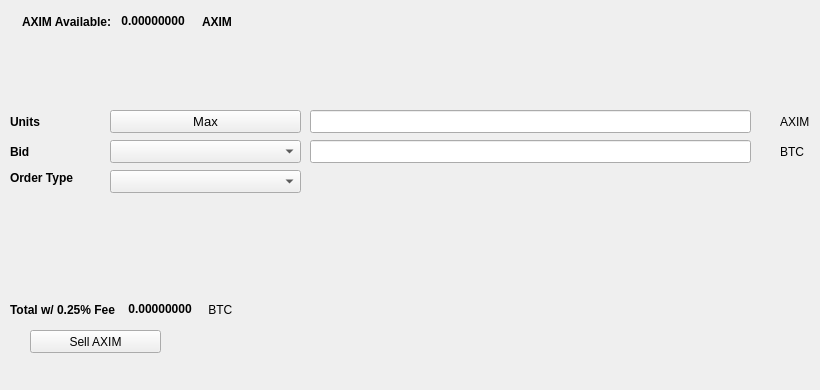
   <widget class="QWidget" name="SellTab">
    <attribute name="title">
     <string>Sell</string>
    </attribute>
    <widget class="QLabel" name="label_16">
     <property name="geometry">
      <rect>
       <x>780</x>
       <y>140</y>
       <width>31</width>
       <height>23</height>
      </rect>
     </property>
     <property name="text">
      <string>BTC</string>
     </property>
    </widget>
    <widget class="QComboBox" name="SellBidcomboBox">
     <property name="geometry">
      <rect>
       <x>110</x>
       <y>140</y>
       <width>191</width>
       <height>23</height>
      </rect>
     </property>
     <property name="font">
      <font>
       <pointsize>10</pointsize>
      </font>
     </property>
    </widget>
    <widget class="QLabel" name="label_18">
     <property name="geometry">
      <rect>
       <x>10</x>
       <y>110</y>
       <width>46</width>
       <height>23</height>
      </rect>
     </property>
     <property name="font">
      <font>
       <weight>75</weight>
       <bold>true</bold>
      </font>
     </property>
     <property name="text">
      <string>Units</string>
     </property>
    </widget>
    <widget class="QPushButton" name="Sell_Max_Amount">
     <property name="geometry">
      <rect>
       <x>110</x>
       <y>110</y>
       <width>191</width>
       <height>23</height>
      </rect>
     </property>
     <property name="font">
      <font>
       <pointsize>10</pointsize>
      </font>
     </property>
     <property name="text">
      <string>Max</string>
     </property>
    </widget>
    <widget class="QLabel" name="label_20">
     <property name="geometry">
      <rect>
       <x>10</x>
       <y>170</y>
       <width>91</width>
       <height>16</height>
      </rect>
     </property>
     <property name="font">
      <font>
       <weight>75</weight>
       <bold>true</bold>
      </font>
     </property>
     <property name="text">
      <string>Order Type</string>
     </property>
    </widget>
    <widget class="QComboBox" name="SellOrdertypeCombo">
     <property name="geometry">
      <rect>
       <x>110</x>
       <y>170</y>
       <width>191</width>
       <height>23</height>
      </rect>
     </property>
     <property name="font">
      <font>
       <pointsize>10</pointsize>
      </font>
     </property>
    </widget>
    <widget class="QLabel" name="label_21">
     <property name="geometry">
      <rect>
       <x>10</x>
       <y>140</y>
       <width>46</width>
       <height>23</height>
      </rect>
     </property>
     <property name="font">
      <font>
       <weight>75</weight>
       <bold>true</bold>
      </font>
     </property>
     <property name="text">
      <string>Bid</string>
     </property>
    </widget>
    <widget class="QLabel" name="label_22">
     <property name="geometry">
      <rect>
       <x>780</x>
       <y>110</y>
       <width>31</width>
       <height>23</height>
      </rect>
     </property>
     <property name="text">
      <string>AXIM</string>
     </property>
    </widget>
    <widget class="QLineEdit" name="UnitsInputAXIM">
     <property name="geometry">
      <rect>
       <x>310</x>
       <y>110</y>
       <width>441</width>
       <height>23</height>
      </rect>
     </property>
     <property name="font">
      <font>
       <pointsize>9</pointsize>
       <weight>75</weight>
       <bold>true</bold>
      </font>
     </property>
    </widget>
    <widget class="QLineEdit" name="SellBidPriceEdit">
     <property name="geometry">
      <rect>
       <x>310</x>
       <y>140</y>
       <width>441</width>
       <height>23</height>
      </rect>
     </property>
     <property name="font">
      <font>
       <pointsize>9</pointsize>
       <weight>75</weight>
       <bold>true</bold>
      </font>
     </property>
    </widget>
    <widget class="QPushButton" name="SellAXIMBTN">
     <property name="geometry">
      <rect>
       <x>30</x>
       <y>330</y>
       <width>131</width>
       <height>23</height>
      </rect>
     </property>
     <property name="text">
      <string>Sell AXIM</string>
     </property>
     <property name="icon">
      <iconset resource="../axim">
       <normaloff>:/icons/bitcoin</normaloff>:/icons/bitcoin</iconset>
     </property>
    </widget>
    <widget class="QWidget" name="layoutWidget3">
     <property name="geometry">
      <rect>
       <x>22</x>
       <y>12</y>
       <width>258</width>
       <height>19</height>
      </rect>
     </property>
     <layout class="QHBoxLayout" name="horizontalLayout">
      <item>
       <widget class="QLabel" name="label232_2">
        <property name="font">
         <font>
          <weight>75</weight>
          <bold>true</bold>
         </font>
        </property>
        <property name="text">
         <string>AXIM Available:</string>
        </property>
       </widget>
      </item>
      <item>
       <widget class="QLabel" name="AXIMAvailableLabel">
        <property name="palette">
         <palette>
          <active>
           <colorrole role="WindowText">
            <brush brushstyle="SolidPattern">
             <color alpha="255">
              <red>0</red>
              <green>0</green>
              <blue>0</blue>
             </color>
            </brush>
           </colorrole>
           <colorrole role="Button">
            <brush brushstyle="SolidPattern">
             <color alpha="255">
              <red>0</red>
              <green>170</green>
              <blue>0</blue>
             </color>
            </brush>
           </colorrole>
           <colorrole role="Light">
            <brush brushstyle="SolidPattern">
             <color alpha="255">
              <red>0</red>
              <green>255</green>
              <blue>0</blue>
             </color>
            </brush>
           </colorrole>
           <colorrole role="Midlight">
            <brush brushstyle="SolidPattern">
             <color alpha="255">
              <red>0</red>
              <green>212</green>
              <blue>0</blue>
             </color>
            </brush>
           </colorrole>
           <colorrole role="Dark">
            <brush brushstyle="SolidPattern">
             <color alpha="255">
              <red>0</red>
              <green>85</green>
              <blue>0</blue>
             </color>
            </brush>
           </colorrole>
           <colorrole role="Mid">
            <brush brushstyle="SolidPattern">
             <color alpha="255">
              <red>0</red>
              <green>113</green>
              <blue>0</blue>
             </color>
            </brush>
           </colorrole>
           <colorrole role="Text">
            <brush brushstyle="SolidPattern">
             <color alpha="255">
              <red>0</red>
              <green>170</green>
              <blue>0</blue>
             </color>
            </brush>
           </colorrole>
           <colorrole role="BrightText">
            <brush brushstyle="SolidPattern">
             <color alpha="255">
              <red>255</red>
              <green>255</green>
              <blue>255</blue>
             </color>
            </brush>
           </colorrole>
           <colorrole role="ButtonText">
            <brush brushstyle="SolidPattern">
             <color alpha="255">
              <red>0</red>
              <green>0</green>
              <blue>0</blue>
             </color>
            </brush>
           </colorrole>
           <colorrole role="Base">
            <brush brushstyle="SolidPattern">
             <color alpha="255">
              <red>255</red>
              <green>255</green>
              <blue>255</blue>
             </color>
            </brush>
           </colorrole>
           <colorrole role="Window">
            <brush brushstyle="SolidPattern">
             <color alpha="255">
              <red>0</red>
              <green>170</green>
              <blue>0</blue>
             </color>
            </brush>
           </colorrole>
           <colorrole role="Shadow">
            <brush brushstyle="SolidPattern">
             <color alpha="255">
              <red>0</red>
              <green>0</green>
              <blue>0</blue>
             </color>
            </brush>
           </colorrole>
           <colorrole role="AlternateBase">
            <brush brushstyle="SolidPattern">
             <color alpha="255">
              <red>127</red>
              <green>212</green>
              <blue>127</blue>
             </color>
            </brush>
           </colorrole>
           <colorrole role="ToolTipBase">
            <brush brushstyle="SolidPattern">
             <color alpha="255">
              <red>255</red>
              <green>255</green>
              <blue>220</blue>
             </color>
            </brush>
           </colorrole>
           <colorrole role="ToolTipText">
            <brush brushstyle="SolidPattern">
             <color alpha="255">
              <red>0</red>
              <green>0</green>
              <blue>0</blue>
             </color>
            </brush>
           </colorrole>
          </active>
          <inactive>
           <colorrole role="WindowText">
            <brush brushstyle="SolidPattern">
             <color alpha="255">
              <red>0</red>
              <green>0</green>
              <blue>0</blue>
             </color>
            </brush>
           </colorrole>
           <colorrole role="Button">
            <brush brushstyle="SolidPattern">
             <color alpha="255">
              <red>0</red>
              <green>170</green>
              <blue>0</blue>
             </color>
            </brush>
           </colorrole>
           <colorrole role="Light">
            <brush brushstyle="SolidPattern">
             <color alpha="255">
              <red>0</red>
              <green>255</green>
              <blue>0</blue>
             </color>
            </brush>
           </colorrole>
           <colorrole role="Midlight">
            <brush brushstyle="SolidPattern">
             <color alpha="255">
              <red>0</red>
              <green>212</green>
              <blue>0</blue>
             </color>
            </brush>
           </colorrole>
           <colorrole role="Dark">
            <brush brushstyle="SolidPattern">
             <color alpha="255">
              <red>0</red>
              <green>85</green>
              <blue>0</blue>
             </color>
            </brush>
           </colorrole>
           <colorrole role="Mid">
            <brush brushstyle="SolidPattern">
             <color alpha="255">
              <red>0</red>
              <green>113</green>
              <blue>0</blue>
             </color>
            </brush>
           </colorrole>
           <colorrole role="Text">
            <brush brushstyle="SolidPattern">
             <color alpha="255">
              <red>0</red>
              <green>170</green>
              <blue>0</blue>
             </color>
            </brush>
           </colorrole>
           <colorrole role="BrightText">
            <brush brushstyle="SolidPattern">
             <color alpha="255">
              <red>255</red>
              <green>255</green>
              <blue>255</blue>
             </color>
            </brush>
           </colorrole>
           <colorrole role="ButtonText">
            <brush brushstyle="SolidPattern">
             <color alpha="255">
              <red>0</red>
              <green>0</green>
              <blue>0</blue>
             </color>
            </brush>
           </colorrole>
           <colorrole role="Base">
            <brush brushstyle="SolidPattern">
             <color alpha="255">
              <red>255</red>
              <green>255</green>
              <blue>255</blue>
             </color>
            </brush>
           </colorrole>
           <colorrole role="Window">
            <brush brushstyle="SolidPattern">
             <color alpha="255">
              <red>0</red>
              <green>170</green>
              <blue>0</blue>
             </color>
            </brush>
           </colorrole>
           <colorrole role="Shadow">
            <brush brushstyle="SolidPattern">
             <color alpha="255">
              <red>0</red>
              <green>0</green>
              <blue>0</blue>
             </color>
            </brush>
           </colorrole>
           <colorrole role="AlternateBase">
            <brush brushstyle="SolidPattern">
             <color alpha="255">
              <red>127</red>
              <green>212</green>
              <blue>127</blue>
             </color>
            </brush>
           </colorrole>
           <colorrole role="ToolTipBase">
            <brush brushstyle="SolidPattern">
             <color alpha="255">
              <red>255</red>
              <green>255</green>
              <blue>220</blue>
             </color>
            </brush>
           </colorrole>
           <colorrole role="ToolTipText">
            <brush brushstyle="SolidPattern">
             <color alpha="255">
              <red>0</red>
              <green>0</green>
              <blue>0</blue>
             </color>
            </brush>
           </colorrole>
          </inactive>
          <disabled>
           <colorrole role="WindowText">
            <brush brushstyle="SolidPattern">
             <color alpha="255">
              <red>0</red>
              <green>85</green>
              <blue>0</blue>
             </color>
            </brush>
           </colorrole>
           <colorrole role="Button">
            <brush brushstyle="SolidPattern">
             <color alpha="255">
              <red>0</red>
              <green>170</green>
              <blue>0</blue>
             </color>
            </brush>
           </colorrole>
           <colorrole role="Light">
            <brush brushstyle="SolidPattern">
             <color alpha="255">
              <red>0</red>
              <green>255</green>
              <blue>0</blue>
             </color>
            </brush>
           </colorrole>
           <colorrole role="Midlight">
            <brush brushstyle="SolidPattern">
             <color alpha="255">
              <red>0</red>
              <green>212</green>
              <blue>0</blue>
             </color>
            </brush>
           </colorrole>
           <colorrole role="Dark">
            <brush brushstyle="SolidPattern">
             <color alpha="255">
              <red>0</red>
              <green>85</green>
              <blue>0</blue>
             </color>
            </brush>
           </colorrole>
           <colorrole role="Mid">
            <brush brushstyle="SolidPattern">
             <color alpha="255">
              <red>0</red>
              <green>113</green>
              <blue>0</blue>
             </color>
            </brush>
           </colorrole>
           <colorrole role="Text">
            <brush brushstyle="SolidPattern">
             <color alpha="255">
              <red>0</red>
              <green>85</green>
              <blue>0</blue>
             </color>
            </brush>
           </colorrole>
           <colorrole role="BrightText">
            <brush brushstyle="SolidPattern">
             <color alpha="255">
              <red>255</red>
              <green>255</green>
              <blue>255</blue>
             </color>
            </brush>
           </colorrole>
           <colorrole role="ButtonText">
            <brush brushstyle="SolidPattern">
             <color alpha="255">
              <red>0</red>
              <green>85</green>
              <blue>0</blue>
             </color>
            </brush>
           </colorrole>
           <colorrole role="Base">
            <brush brushstyle="SolidPattern">
             <color alpha="255">
              <red>0</red>
              <green>170</green>
              <blue>0</blue>
             </color>
            </brush>
           </colorrole>
           <colorrole role="Window">
            <brush brushstyle="SolidPattern">
             <color alpha="255">
              <red>0</red>
              <green>170</green>
              <blue>0</blue>
             </color>
            </brush>
           </colorrole>
           <colorrole role="Shadow">
            <brush brushstyle="SolidPattern">
             <color alpha="255">
              <red>0</red>
              <green>0</green>
              <blue>0</blue>
             </color>
            </brush>
           </colorrole>
           <colorrole role="AlternateBase">
            <brush brushstyle="SolidPattern">
             <color alpha="255">
              <red>0</red>
              <green>170</green>
              <blue>0</blue>
             </color>
            </brush>
           </colorrole>
           <colorrole role="ToolTipBase">
            <brush brushstyle="SolidPattern">
             <color alpha="255">
              <red>255</red>
              <green>255</green>
              <blue>220</blue>
             </color>
            </brush>
           </colorrole>
           <colorrole role="ToolTipText">
            <brush brushstyle="SolidPattern">
             <color alpha="255">
              <red>0</red>
              <green>0</green>
              <blue>0</blue>
             </color>
            </brush>
           </colorrole>
          </disabled>
         </palette>
        </property>
        <property name="font">
         <font>
          <weight>75</weight>
          <bold>true</bold>
         </font>
        </property>
        <property name="text">
         <string> 0.00000000 </string>
        </property>
        <property name="textInteractionFlags">
         <set>Qt::LinksAccessibleByMouse|Qt::TextSelectableByKeyboard|Qt::TextSelectableByMouse</set>
        </property>
       </widget>
      </item>
      <item>
       <widget class="QLabel" name="labelAXIM">
        <property name="font">
         <font>
          <weight>75</weight>
          <bold>true</bold>
         </font>
        </property>
        <property name="text">
         <string>AXIM</string>
        </property>
       </widget>
      </item>
     </layout>
    </widget>
    <widget class="QWidget" name="layoutWidget">
     <property name="geometry">
      <rect>
       <x>10</x>
       <y>300</y>
       <width>268</width>
       <height>19</height>
      </rect>
     </property>
     <layout class="QHBoxLayout" name="horizontalLayout_2">
      <item>
       <widget class="QLabel" name="label_19">
        <property name="font">
         <font>
          <weight>75</weight>
          <bold>true</bold>
         </font>
        </property>
        <property name="text">
         <string>Total w/ 0.25% Fee </string>
        </property>
       </widget>
      </item>
      <item>
       <widget class="QLabel" name="SellCostLabel">
        <property name="palette">
         <palette>
          <active>
           <colorrole role="WindowText">
            <brush brushstyle="SolidPattern">
             <color alpha="255">
              <red>0</red>
              <green>0</green>
              <blue>0</blue>
             </color>
            </brush>
           </colorrole>
           <colorrole role="Button">
            <brush brushstyle="SolidPattern">
             <color alpha="255">
              <red>0</red>
              <green>170</green>
              <blue>0</blue>
             </color>
            </brush>
           </colorrole>
           <colorrole role="Light">
            <brush brushstyle="SolidPattern">
             <color alpha="255">
              <red>0</red>
              <green>255</green>
              <blue>0</blue>
             </color>
            </brush>
           </colorrole>
           <colorrole role="Midlight">
            <brush brushstyle="SolidPattern">
             <color alpha="255">
              <red>0</red>
              <green>212</green>
              <blue>0</blue>
             </color>
            </brush>
           </colorrole>
           <colorrole role="Dark">
            <brush brushstyle="SolidPattern">
             <color alpha="255">
              <red>0</red>
              <green>85</green>
              <blue>0</blue>
             </color>
            </brush>
           </colorrole>
           <colorrole role="Mid">
            <brush brushstyle="SolidPattern">
             <color alpha="255">
              <red>0</red>
              <green>113</green>
              <blue>0</blue>
             </color>
            </brush>
           </colorrole>
           <colorrole role="Text">
            <brush brushstyle="SolidPattern">
             <color alpha="255">
              <red>0</red>
              <green>170</green>
              <blue>0</blue>
             </color>
            </brush>
           </colorrole>
           <colorrole role="BrightText">
            <brush brushstyle="SolidPattern">
             <color alpha="255">
              <red>255</red>
              <green>255</green>
              <blue>255</blue>
             </color>
            </brush>
           </colorrole>
           <colorrole role="ButtonText">
            <brush brushstyle="SolidPattern">
             <color alpha="255">
              <red>0</red>
              <green>0</green>
              <blue>0</blue>
             </color>
            </brush>
           </colorrole>
           <colorrole role="Base">
            <brush brushstyle="SolidPattern">
             <color alpha="255">
              <red>255</red>
              <green>255</green>
              <blue>255</blue>
             </color>
            </brush>
           </colorrole>
           <colorrole role="Window">
            <brush brushstyle="SolidPattern">
             <color alpha="255">
              <red>0</red>
              <green>170</green>
              <blue>0</blue>
             </color>
            </brush>
           </colorrole>
           <colorrole role="Shadow">
            <brush brushstyle="SolidPattern">
             <color alpha="255">
              <red>0</red>
              <green>0</green>
              <blue>0</blue>
             </color>
            </brush>
           </colorrole>
           <colorrole role="AlternateBase">
            <brush brushstyle="SolidPattern">
             <color alpha="255">
              <red>127</red>
              <green>212</green>
              <blue>127</blue>
             </color>
            </brush>
           </colorrole>
           <colorrole role="ToolTipBase">
            <brush brushstyle="SolidPattern">
             <color alpha="255">
              <red>255</red>
              <green>255</green>
              <blue>220</blue>
             </color>
            </brush>
           </colorrole>
           <colorrole role="ToolTipText">
            <brush brushstyle="SolidPattern">
             <color alpha="255">
              <red>0</red>
              <green>0</green>
              <blue>0</blue>
             </color>
            </brush>
           </colorrole>
          </active>
          <inactive>
           <colorrole role="WindowText">
            <brush brushstyle="SolidPattern">
             <color alpha="255">
              <red>0</red>
              <green>0</green>
              <blue>0</blue>
             </color>
            </brush>
           </colorrole>
           <colorrole role="Button">
            <brush brushstyle="SolidPattern">
             <color alpha="255">
              <red>0</red>
              <green>170</green>
              <blue>0</blue>
             </color>
            </brush>
           </colorrole>
           <colorrole role="Light">
            <brush brushstyle="SolidPattern">
             <color alpha="255">
              <red>0</red>
              <green>255</green>
              <blue>0</blue>
             </color>
            </brush>
           </colorrole>
           <colorrole role="Midlight">
            <brush brushstyle="SolidPattern">
             <color alpha="255">
              <red>0</red>
              <green>212</green>
              <blue>0</blue>
             </color>
            </brush>
           </colorrole>
           <colorrole role="Dark">
            <brush brushstyle="SolidPattern">
             <color alpha="255">
              <red>0</red>
              <green>85</green>
              <blue>0</blue>
             </color>
            </brush>
           </colorrole>
           <colorrole role="Mid">
            <brush brushstyle="SolidPattern">
             <color alpha="255">
              <red>0</red>
              <green>113</green>
              <blue>0</blue>
             </color>
            </brush>
           </colorrole>
           <colorrole role="Text">
            <brush brushstyle="SolidPattern">
             <color alpha="255">
              <red>0</red>
              <green>170</green>
              <blue>0</blue>
             </color>
            </brush>
           </colorrole>
           <colorrole role="BrightText">
            <brush brushstyle="SolidPattern">
             <color alpha="255">
              <red>255</red>
              <green>255</green>
              <blue>255</blue>
             </color>
            </brush>
           </colorrole>
           <colorrole role="ButtonText">
            <brush brushstyle="SolidPattern">
             <color alpha="255">
              <red>0</red>
              <green>0</green>
              <blue>0</blue>
             </color>
            </brush>
           </colorrole>
           <colorrole role="Base">
            <brush brushstyle="SolidPattern">
             <color alpha="255">
              <red>255</red>
              <green>255</green>
              <blue>255</blue>
             </color>
            </brush>
           </colorrole>
           <colorrole role="Window">
            <brush brushstyle="SolidPattern">
             <color alpha="255">
              <red>0</red>
              <green>170</green>
              <blue>0</blue>
             </color>
            </brush>
           </colorrole>
           <colorrole role="Shadow">
            <brush brushstyle="SolidPattern">
             <color alpha="255">
              <red>0</red>
              <green>0</green>
              <blue>0</blue>
             </color>
            </brush>
           </colorrole>
           <colorrole role="AlternateBase">
            <brush brushstyle="SolidPattern">
             <color alpha="255">
              <red>127</red>
              <green>212</green>
              <blue>127</blue>
             </color>
            </brush>
           </colorrole>
           <colorrole role="ToolTipBase">
            <brush brushstyle="SolidPattern">
             <color alpha="255">
              <red>255</red>
              <green>255</green>
              <blue>220</blue>
             </color>
            </brush>
           </colorrole>
           <colorrole role="ToolTipText">
            <brush brushstyle="SolidPattern">
             <color alpha="255">
              <red>0</red>
              <green>0</green>
              <blue>0</blue>
             </color>
            </brush>
           </colorrole>
          </inactive>
          <disabled>
           <colorrole role="WindowText">
            <brush brushstyle="SolidPattern">
             <color alpha="255">
              <red>0</red>
              <green>85</green>
              <blue>0</blue>
             </color>
            </brush>
           </colorrole>
           <colorrole role="Button">
            <brush brushstyle="SolidPattern">
             <color alpha="255">
              <red>0</red>
              <green>170</green>
              <blue>0</blue>
             </color>
            </brush>
           </colorrole>
           <colorrole role="Light">
            <brush brushstyle="SolidPattern">
             <color alpha="255">
              <red>0</red>
              <green>255</green>
              <blue>0</blue>
             </color>
            </brush>
           </colorrole>
           <colorrole role="Midlight">
            <brush brushstyle="SolidPattern">
             <color alpha="255">
              <red>0</red>
              <green>212</green>
              <blue>0</blue>
             </color>
            </brush>
           </colorrole>
           <colorrole role="Dark">
            <brush brushstyle="SolidPattern">
             <color alpha="255">
              <red>0</red>
              <green>85</green>
              <blue>0</blue>
             </color>
            </brush>
           </colorrole>
           <colorrole role="Mid">
            <brush brushstyle="SolidPattern">
             <color alpha="255">
              <red>0</red>
              <green>113</green>
              <blue>0</blue>
             </color>
            </brush>
           </colorrole>
           <colorrole role="Text">
            <brush brushstyle="SolidPattern">
             <color alpha="255">
              <red>0</red>
              <green>85</green>
              <blue>0</blue>
             </color>
            </brush>
           </colorrole>
           <colorrole role="BrightText">
            <brush brushstyle="SolidPattern">
             <color alpha="255">
              <red>255</red>
              <green>255</green>
              <blue>255</blue>
             </color>
            </brush>
           </colorrole>
           <colorrole role="ButtonText">
            <brush brushstyle="SolidPattern">
             <color alpha="255">
              <red>0</red>
              <green>85</green>
              <blue>0</blue>
             </color>
            </brush>
           </colorrole>
           <colorrole role="Base">
            <brush brushstyle="SolidPattern">
             <color alpha="255">
              <red>0</red>
              <green>170</green>
              <blue>0</blue>
             </color>
            </brush>
           </colorrole>
           <colorrole role="Window">
            <brush brushstyle="SolidPattern">
             <color alpha="255">
              <red>0</red>
              <green>170</green>
              <blue>0</blue>
             </color>
            </brush>
           </colorrole>
           <colorrole role="Shadow">
            <brush brushstyle="SolidPattern">
             <color alpha="255">
              <red>0</red>
              <green>0</green>
              <blue>0</blue>
             </color>
            </brush>
           </colorrole>
           <colorrole role="AlternateBase">
            <brush brushstyle="SolidPattern">
             <color alpha="255">
              <red>0</red>
              <green>170</green>
              <blue>0</blue>
             </color>
            </brush>
           </colorrole>
           <colorrole role="ToolTipBase">
            <brush brushstyle="SolidPattern">
             <color alpha="255">
              <red>255</red>
              <green>255</green>
              <blue>220</blue>
             </color>
            </brush>
           </colorrole>
           <colorrole role="ToolTipText">
            <brush brushstyle="SolidPattern">
             <color alpha="255">
              <red>0</red>
              <green>0</green>
              <blue>0</blue>
             </color>
            </brush>
           </colorrole>
          </disabled>
         </palette>
        </property>
        <property name="font">
         <font>
          <weight>75</weight>
          <bold>true</bold>
         </font>
        </property>
        <property name="autoFillBackground">
         <bool>false</bool>
        </property>
        <property name="text">
         <string> 0.00000000</string>
        </property>
        <property name="textInteractionFlags">
         <set>Qt::LinksAccessibleByMouse|Qt::TextSelectableByMouse</set>
        </property>
       </widget>
      </item>
      <item>
       <widget class="QLabel" name="label_17">
        <property name="font">
         <font>
          <weight>50</weight>
          <bold>false</bold>
         </font>
        </property>
        <property name="text">
         <string> BTC</string>
        </property>
       </widget>
      </item>
     </layout>
    </widget>
    <widget class="QLabel" name="label_23">
     <property name="geometry">
      <rect>
       <x>460</x>
       <y>300</y>
       <width>281</width>
       <height>81</height>
      </rect>
     </property>
     <property name="text">
      <string/>
     </property>
     <property name="pixmap">
      <pixmap>:/images/bittrex</pixmap>
     </property>
    </widget>
   </widget>
